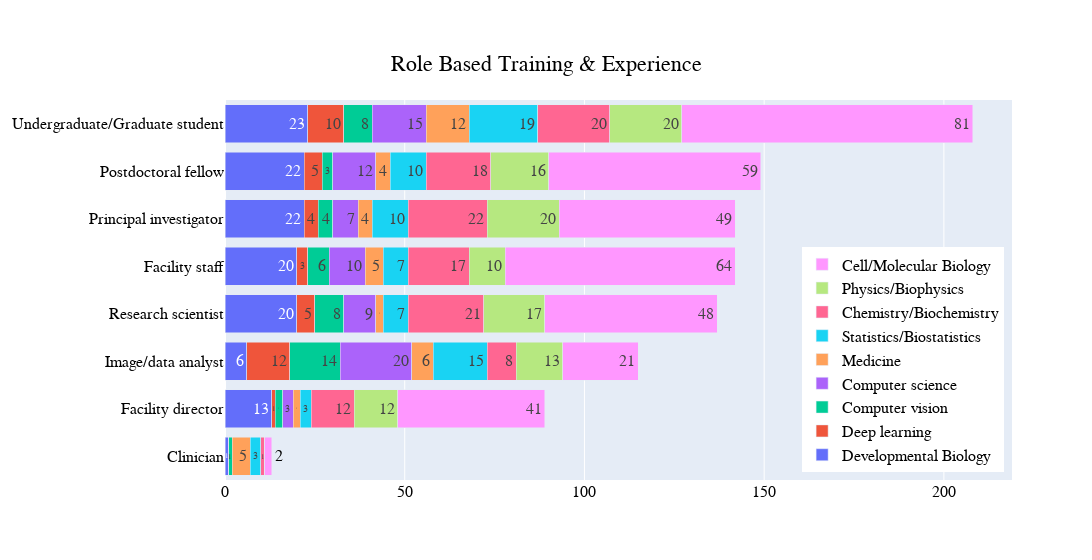

The cell this chart's notebook holds for it:
### Code cell
stacked_barchart_fig(df_domains, title='Role Based Training & Experience', order_of_stacks=['Developmental Biology','Deep learning','Computer vision','Computer science','Medicine','Statistics/Biostatistics','Chemistry/Biochemistry','Physics/Biophysics','Cell/Molecular Biology' ])

### Figure 1 — Plotly figure (JSON) as saved in the notebook; plotly's stock layout.template omitted (floating-point values rounded to 4 significant figures)
{"data": [{"name": "Developmental Biology", "orientation": "h", "text": [1, 13, 20, 6, 22, 22, 20, 23], "type": "bar", "x": [1, 13, 20, 6, 22, 22, 20, 23], "y": ["Clinician", "Facility director", "Facility staff", "Image/data analyst", "Postdoctoral fellow", "Principal investigator", "Research scientist", "Undergraduate/Graduate student"]}, {"name": "Deep learning", "orientation": "h", "text": [0, 1, 3, 12, 5, 4, 5, 10], "type": "bar", "x": [0, 1, 3, 12, 5, 4, 5, 10], "y": ["Clinician", "Facility director", "Facility staff", "Image/data analyst", "Postdoctoral fellow", "Principal investigator", "Research scientist", "Undergraduate/Graduate student"]}, {"name": "Computer vision", "orientation": "h", "text": [1, 2, 6, 14, 3, 4, 8, 8], "type": "bar", "x": [1, 2, 6, 14, 3, 4, 8, 8], "y": ["Clinician", "Facility director", "Facility staff", "Image/data analyst", "Postdoctoral fellow", "Principal investigator", "Research scientist", "Undergraduate/Graduate student"]}, {"name": "Computer science", "orientation": "h", "text": [0, 3, 10, 20, 12, 7, 9, 15], "type": "bar", "x": [0, 3, 10, 20, 12, 7, 9, 15], "y": ["Clinician", "Facility director", "Facility staff", "Image/data analyst", "Postdoctoral fellow", "Principal investigator", "Research scientist", "Undergraduate/Graduate student"]}, {"name": "Medicine", "orientation": "h", "text": [5, 2, 5, 6, 4, 4, 2, 12], "type": "bar", "x": [5, 2, 5, 6, 4, 4, 2, 12], "y": ["Clinician", "Facility director", "Facility staff", "Image/data analyst", "Postdoctoral fellow", "Principal investigator", "Research scientist", "Undergraduate/Graduate student"]}, {"name": "Statistics/Biostatistics", "orientation": "h", "text": [3, 3, 7, 15, 10, 10, 7, 19], "type": "bar", "x": [3, 3, 7, 15, 10, 10, 7, 19], "y": ["Clinician", "Facility director", "Facility staff", "Image/data analyst", "Postdoctoral fellow", "Principal investigator", "Research scientist", "Undergraduate/Graduate student"]}, {"name": "Chemistry/Biochemistry", "orientation": "h", "text": [1, 12, 17, 8, 18, 22, 21, 20], "type": "bar", "x": [1, 12, 17, 8, 18, 22, 21, 20], "y": ["Clinician", "Facility director", "Facility staff", "Image/data analyst", "Postdoctoral fellow", "Principal investigator", "Research scientist", "Undergraduate/Graduate student"]}, {"name": "Physics/Biophysics", "orientation": "h", "text": [0, 12, 10, 13, 16, 20, 17, 20], "type": "bar", "x": [0, 12, 10, 13, 16, 20, 17, 20], "y": ["Clinician", "Facility director", "Facility staff", "Image/data analyst", "Postdoctoral fellow", "Principal investigator", "Research scientist", "Undergraduate/Graduate student"]}, {"name": "Cell/Molecular Biology", "orientation": "h", "text": [2, 41, 64, 21, 59, 49, 48, 81], "type": "bar", "x": [2, 41, 64, 21, 59, 49, 48, 81], "y": ["Clinician", "Facility director", "Facility staff", "Image/data analyst", "Postdoctoral fellow", "Principal investigator", "Research scientist", "Undergraduate/Graduate student"]}], "layout": {"barmode": "stack", "font": {"color": "Black", "family": "Helvetica", "size": 16}, "legend": {"font": {"color": "Black", "size": 16}, "title": {"font": {"family": "Helvetica"}}, "x": 0.99, "xanchor": "right", "y": 0.02, "yanchor": "bottom"}, "margin": {"l": 100}, "title": {"text": "Role Based Training & Experience", "x": 0.5, "y": 0.9}, "width": 1200, "yaxis": {"categoryorder": "total ascending"}}}
